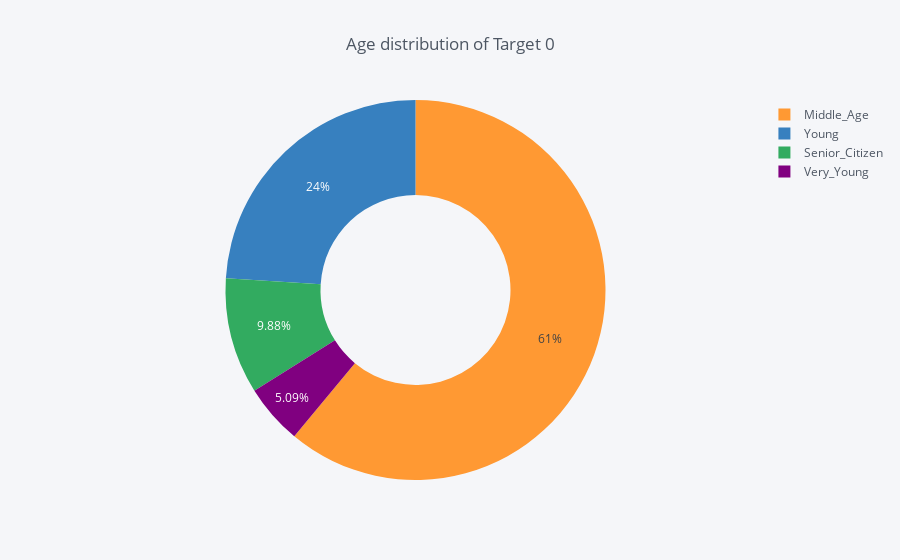

This figure's notebook cell:
### Code cell
age0_df = pd.DataFrame({'labels': target0_age.index,'values': target0_age.values})
age0_df.iplot(kind='pie',labels='labels',values='values', title='Age distribution of Target 0', hole = 0.5)

### Figure 1 — Plotly figure (JSON) as saved in the notebook; plotly's stock layout.template omitted (floating-point values rounded to 4 significant figures)
{"data": [{"hole": 0.5, "labels": ["Middle_Age", "Young", "Senior_Citizen", "Very_Young"], "marker": {"colors": ["rgba(255, 153, 51, 1.0)", "rgba(55, 128, 191, 1.0)", "rgba(50, 171, 96, 1.0)", "rgba(128, 0, 128, 1.0)"]}, "name": "", "type": "pie", "values": [172473, 67888, 27923, 14402]}], "layout": {"legend": {"bgcolor": "#F5F6F9", "font": {"color": "#4D5663"}}, "paper_bgcolor": "#F5F6F9", "plot_bgcolor": "#F5F6F9", "title": "Age distribution of Target 0", "titlefont": {"color": "#4D5663"}}}
